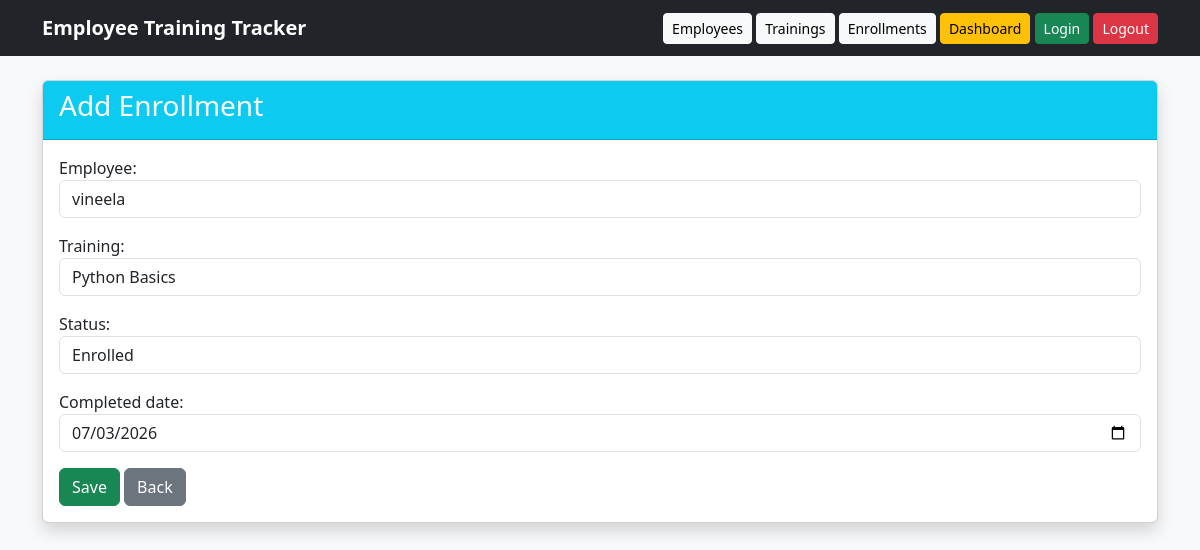
Page /enrollment/edit/1/ on the committed database.
### training/models.py (models this page shows, shortened)
class Enrollment(models.Model):
    employee = models.ForeignKey(Employee, on_delete=models.CASCADE)
    training = models.ForeignKey(Training, on_delete=models.CASCADE)
    STATUS = [
        ('Enrolled', 'Enrolled'),
        ('Completed', 'Completed'),
    ]
    status = models.CharField(
        max_length=20,
        choices=STATUS,
        default='Enrolled'
    )
    completed_date = models.DateField(null=True, blank=True)

### training/views.py (the view)
# urls.py: path('enrollment/edit/<int:id>/', views.edit_enrollment, name='edit_enrollment'),
def edit_enrollment(request, id):
    enrollment = get_object_or_404(Enrollment, id=id)
    if request.method == 'POST':
        form = EnrollmentForm(request.POST, instance=enrollment)
        if form.is_valid():
            form.save()
            return redirect('enrollment_list')
    else:
        form = EnrollmentForm(instance=enrollment)
    return render(request, 'add_enrollment.html', {'form': form})

### training/forms.py
class EnrollmentForm(forms.ModelForm):
    class Meta:
        model = Enrollment
        fields = [
            'employee',
            'training',
            'status',
            'completed_date'
        ]
        widgets = {
            'employee': forms.Select(attrs={
                'class': 'form-control'
            }),
            'training': forms.Select(attrs={
                'class': 'form-control'
            }),
            'status': forms.Select(attrs={
                'class': 'form-control'
            }),
            'completed_date': forms.DateInput(attrs={
                'class': 'form-control',
                'type': 'date'
            }),
        }

### training/models.py (called while the page is built)
    def __str__(self):
        return self.name

    def __str__(self):
        return self.title

### training/templates/add_enrollment.html (shortened to what this page needs)
{% extends 'base.html' %}
{% block content %}
<div class="card shadow">
    <div class="card-header bg-info text-white">
        <h3>Add Enrollment</h3>
    </div>
    <div class="card-body">
        <form method="POST">
            {{ form.as_p }}
            <button type="submit" class="btn btn-success">
                Save
            </button>
            <a href="{% url 'enrollment_list' %}" class="btn btn-secondary">
                Back
            </a>
        </form>
    </div>
</div>
{% endblock %}

### rows in the picture
Enrollment: employee "vineela", training "Python Basics", status "Enrolled", completed_date "07/03/2026"
